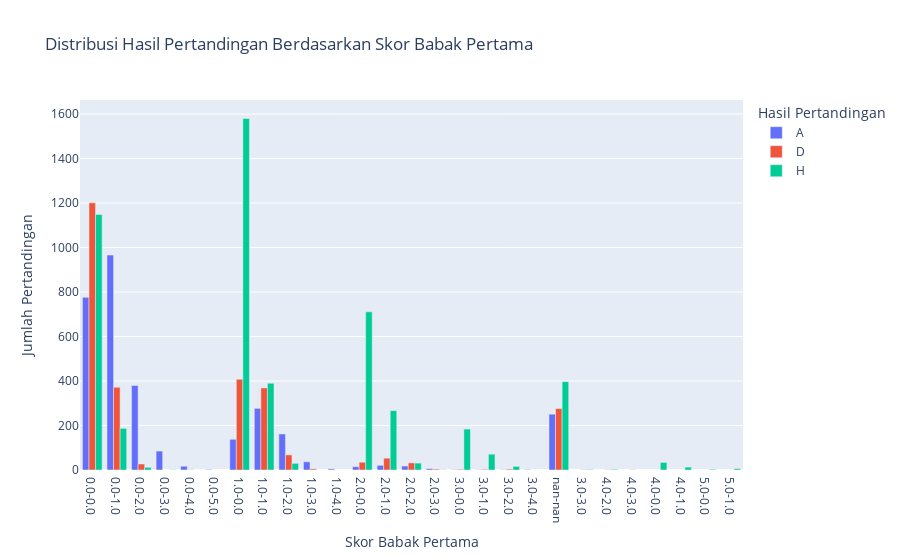

Source (notebook cell):
### Markdown cell above
## Bagaimana Distribusi Hasil Pertandingan Berdasarkan Skor Babak Pertama?

### Code cell
# Menggabungkan skor babak pertama menjadi satu kolom
df1['HT_Score'] = df1['HTHG'].astype(str) + '-' + df1['HTAG'].astype(str)

# Menghitung distribusi hasil pertandingan berdasarkan skor babak pertama
ht_distribution = df1.groupby(['HT_Score', 'FTR']).size().reset_index(name='Count')

# Membuat plot menggunakan Plotly
fig = px.bar(ht_distribution, x='HT_Score', y='Count', color='FTR', barmode='group',
             title='Distribusi Hasil Pertandingan Berdasarkan Skor Babak Pertama',
             labels={'HT_Score': 'Skor Babak Pertama', 'Count': 'Jumlah Pertandingan', 'FTR': 'Hasil Pertandingan'})

# Menampilkan plot
fig.show()

### Figure 1 — Plotly figure (JSON) as saved in the notebook; plotly's stock layout.template omitted (floating-point values rounded to 4 significant figures)
{"data": [{"alignmentgroup": "True", "hovertemplate": "Hasil Pertandingan=A<br>Skor Babak Pertama=%{x}<br>Jumlah Pertandingan=%{y}<extra></extra>", "legendgroup": "A", "marker": {"color": "#636efa", "pattern": {"shape": ""}}, "name": "A", "offsetgroup": "A", "orientation": "v", "showlegend": true, "textposition": "auto", "type": "bar", "x": ["0.0-0.0", "0.0-1.0", "0.0-2.0", "0.0-3.0", "0.0-4.0", "0.0-5.0", "1.0-0.0", "1.0-1.0", "1.0-2.0", "1.0-3.0", "1.0-4.0", "2.0-0.0", "2.0-1.0", "2.0-2.0", "2.0-3.0", "3.0-0.0", "3.0-1.0", "3.0-2.0", "3.0-4.0", "nan-nan"], "xaxis": "x", "y": [776, 966, 380, 85, 17, 2, 138, 277, 162, 37, 5, 15, 21, 18, 6, 1, 1, 1, 2, 251], "yaxis": "y"}, {"alignmentgroup": "True", "hovertemplate": "Hasil Pertandingan=D<br>Skor Babak Pertama=%{x}<br>Jumlah Pertandingan=%{y}<extra></extra>", "legendgroup": "D", "marker": {"color": "#EF553B", "pattern": {"shape": ""}}, "name": "D", "offsetgroup": "D", "orientation": "v", "showlegend": true, "textposition": "auto", "type": "bar", "x": ["0.0-0.0", "0.0-1.0", "0.0-2.0", "0.0-4.0", "1.0-0.0", "1.0-1.0", "1.0-2.0", "1.0-3.0", "2.0-0.0", "2.0-1.0", "2.0-2.0", "2.0-3.0", "3.0-0.0", "3.0-1.0", "3.0-2.0", "3.0-3.0", "4.0-2.0", "4.0-3.0", "nan-nan"], "xaxis": "x", "y": [1201, 372, 27, 1, 408, 369, 68, 5, 35, 53, 32, 4, 3, 3, 4, 1, 1, 1, 276], "yaxis": "y"}, {"alignmentgroup": "True", "hovertemplate": "Hasil Pertandingan=H<br>Skor Babak Pertama=%{x}<br>Jumlah Pertandingan=%{y}<extra></extra>", "legendgroup": "H", "marker": {"color": "#00cc96", "pattern": {"shape": ""}}, "name": "H", "offsetgroup": "H", "orientation": "v", "showlegend": true, "textposition": "auto", "type": "bar", "x": ["0.0-0.0", "0.0-1.0", "0.0-2.0", "0.0-3.0", "1.0-0.0", "1.0-1.0", "1.0-2.0", "2.0-0.0", "2.0-1.0", "2.0-2.0", "2.0-3.0", "3.0-0.0", "3.0-1.0", "3.0-2.0", "3.0-3.0", "4.0-0.0", "4.0-1.0", "4.0-2.0", "5.0-0.0", "5.0-1.0", "nan-nan"], "xaxis": "x", "y": [1149, 187, 12, 1, 1580, 390, 30, 711, 267, 31, 1, 184, 71, 16, 2, 34, 13, 3, 3, 6, 397], "yaxis": "y"}], "layout": {"barmode": "group", "legend": {"title": {"text": "Hasil Pertandingan"}, "tracegroupgap": 0}, "title": {"text": "Distribusi Hasil Pertandingan Berdasarkan Skor Babak Pertama"}, "xaxis": {"anchor": "y", "domain": [0, 1], "title": {"text": "Skor Babak Pertama"}}, "yaxis": {"anchor": "x", "domain": [0, 1], "title": {"text": "Jumlah Pertandingan"}}}}
